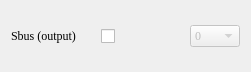
       <widget class="QWidget" name="layoutWidget_3">
        <property name="geometry">
         <rect>
          <x>410</x>
          <y>170</y>
          <width>251</width>
          <height>71</height>
         </rect>
        </property>
        <property name="font">
         <font>
          <family>Times New Roman</family>
         </font>
        </property>
        <layout class="QHBoxLayout" name="horizontalLayout_9">
         <item>
          <widget class="QLabel" name="label_2">
           <property name="minimumSize">
            <size>
             <width>0</width>
             <height>0</height>
            </size>
           </property>
           <property name="maximumSize">
            <size>
             <width>1677</width>
             <height>16777215</height>
            </size>
           </property>
           <property name="font">
            <font>
             <family>Times New Roman</family>
            </font>
           </property>
           <property name="text">
            <string>Sbus (output)</string>
           </property>
          </widget>
         </item>
         <item>
          <widget class="QCheckBox" name="cbSbusOut">
           <property name="enabled">
            <bool>true</bool>
           </property>
           <property name="minimumSize">
            <size>
             <width>0</width>
             <height>50</height>
            </size>
           </property>
           <property name="font">
            <font>
             <family>Times New Roman</family>
            </font>
           </property>
           <property name="text">
            <string/>
           </property>
          </widget>
         </item>
         <item>
          <widget class="QComboBox" name="comboBoxSbusOut">
           <property name="enabled">
            <bool>false</bool>
           </property>
           <property name="maximumSize">
            <size>
             <width>50</width>
             <height>16777215</height>
            </size>
           </property>
           <property name="font">
            <font>
             <family>Times New Roman</family>
            </font>
           </property>
           <item>
            <property name="text">
             <string>0</string>
            </property>
           </item>
           <item>
            <property name="text">
             <string>1</string>
            </property>
           </item>
           <item>
            <property name="text">
             <string>2</string>
            </property>
           </item>
           <item>
            <property name="text">
             <string>3</string>
            </property>
           </item>
           <item>
            <property name="text">
             <string>4</string>
            </property>
           </item>
           <item>
            <property name="text">
             <string>5</string>
            </property>
           </item>
           <item>
            <property name="text">
             <string>6</string>
            </property>
           </item>
           <item>
            <property name="text">
             <string>7</string>
            </property>
           </item>
           <item>
            <property name="text">
             <string>8</string>
            </property>
           </item>
           <item>
            <property name="text">
             <string>9</string>
            </property>
           </item>
           <item>
            <property name="text">
             <string>10</string>
            </property>
           </item>
           <item>
            <property name="text">
             <string>11</string>
            </property>
           </item>
           <item>
            <property name="text">
             <string>12</string>
            </property>
           </item>
           <item>
            <property name="text">
             <string>13</string>
            </property>
           </item>
           <item>
            <property name="text">
             <string>14</string>
            </property>
           </item>
           <item>
            <property name="text">
             <string>15</string>
            </property>
           </item>
           <item>
            <property name="text">
             <string>26</string>
            </property>
           </item>
           <item>
            <property name="text">
             <string>27</string>
            </property>
           </item>
           <item>
            <property name="text">
             <string>28</string>
            </property>
           </item>
           <item>
            <property name="text">
             <string>29</string>
            </property>
           </item>
          </widget>
         </item>
        </layout>
       </widget>
